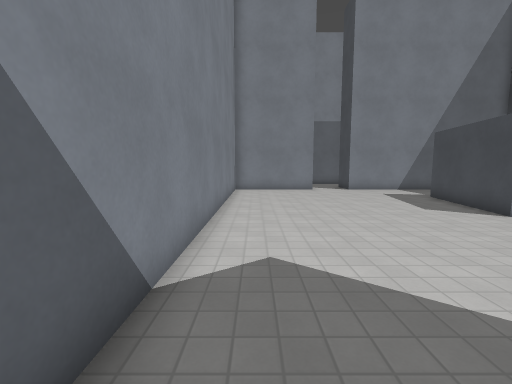
[1] (above)

17 first-person views from a walk through a Godot game level. The camera is 1.5 m above the floor, tilts 6° down and sees 90° across. The floor is counted in squares, 1 m on a side. Each view is taken from the middle of a square. On the plan, view 1 faces up. The plan holds only what a view shows up to about 13 squares ahead; the rest is blank. The place goes on beyond the plan. Characters and animated objects are not drawn. Surface patterns are stand-ins for the level's own textures.

[2]
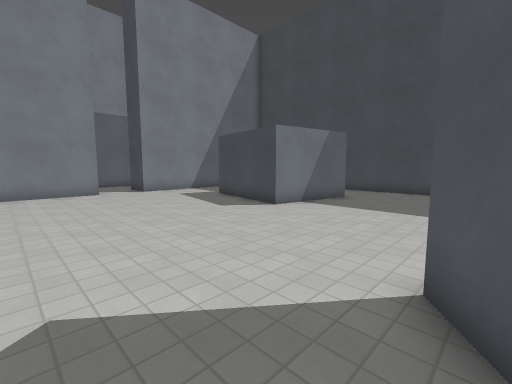

[3]
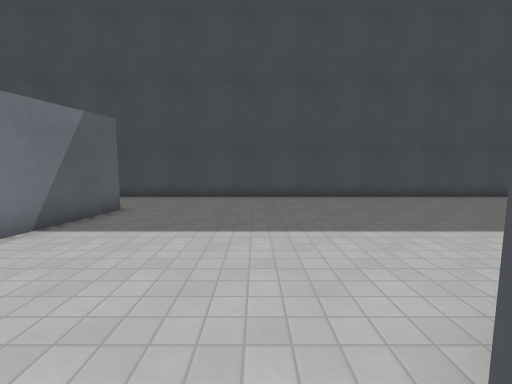

[4]
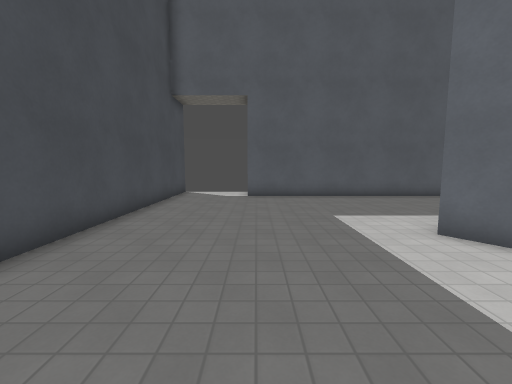

[5]
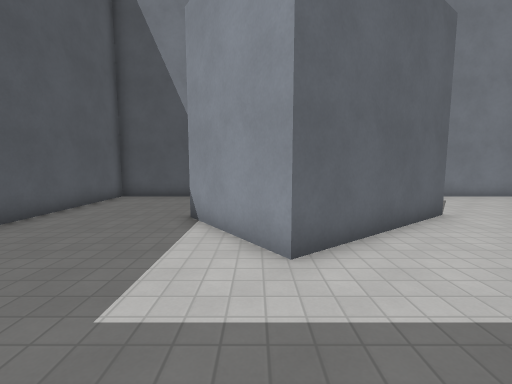

[6]
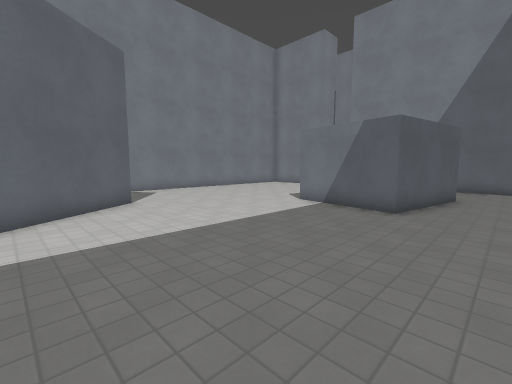

[7]
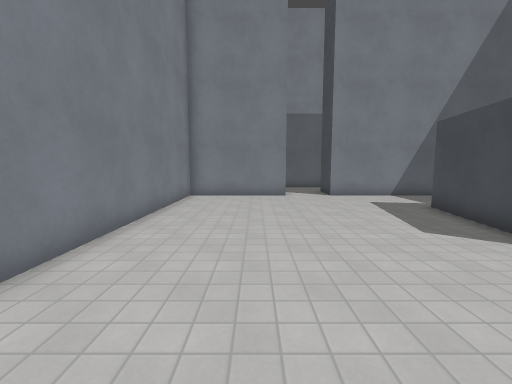

[8]
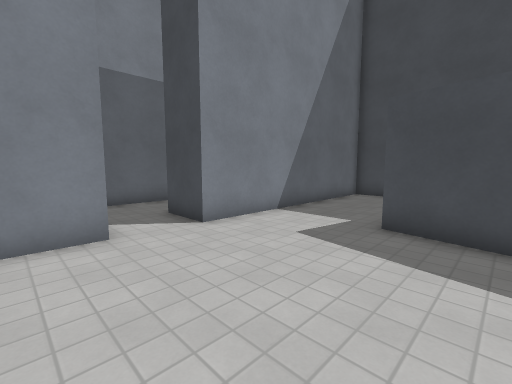

[9]
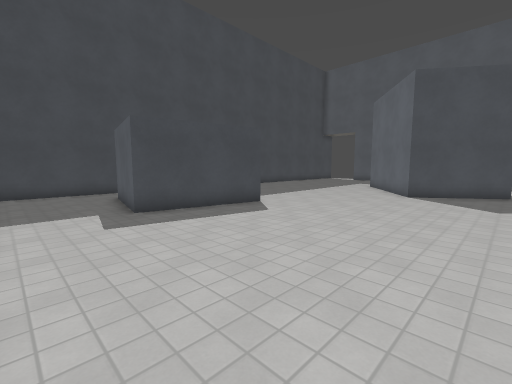

[10]
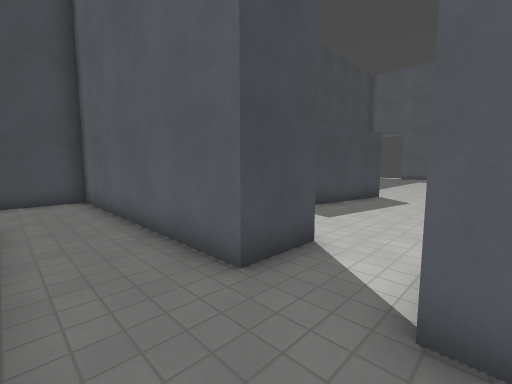

[11]
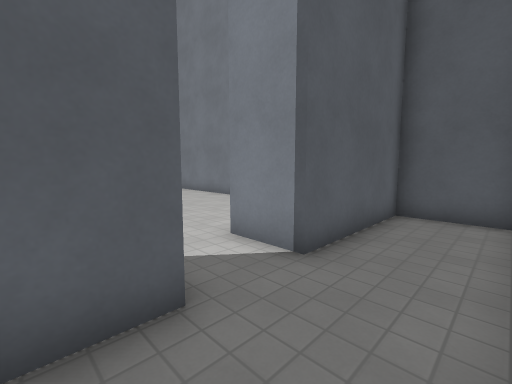

[12]
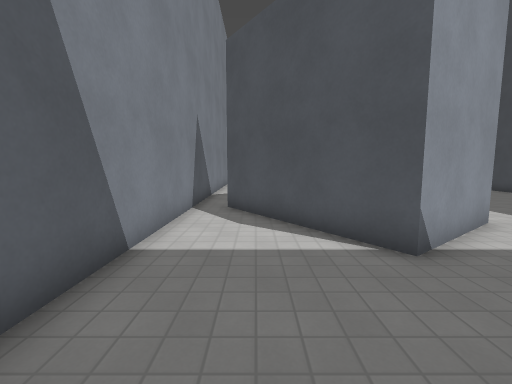

[13]
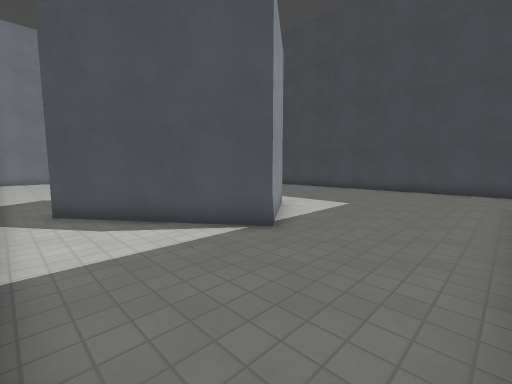

[14]
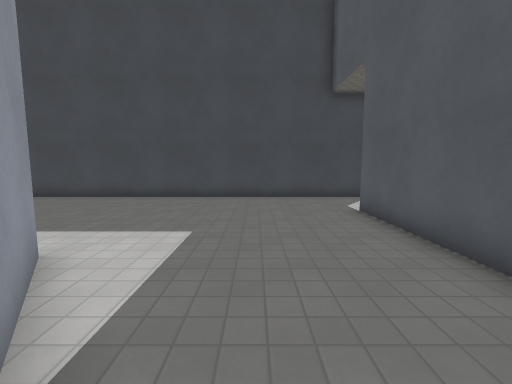

[15]
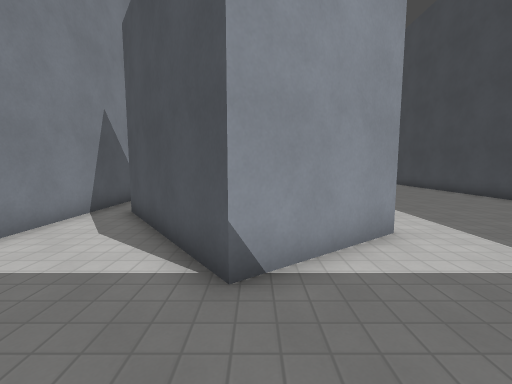

[16]
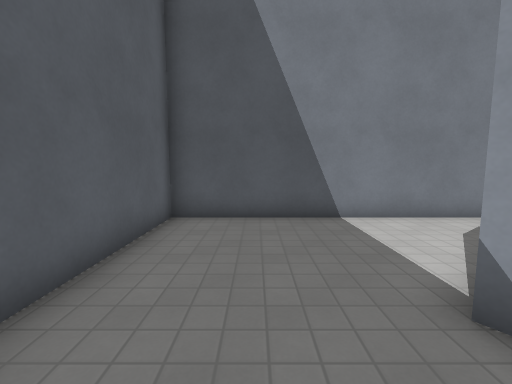

[17]
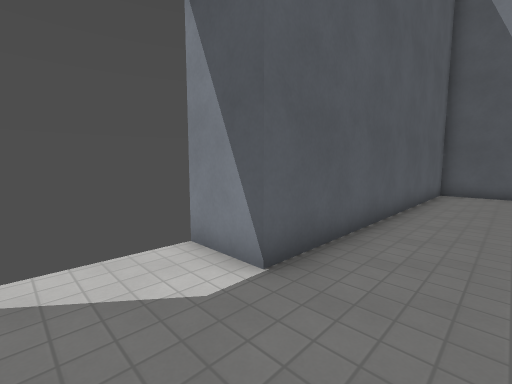

### Floor plan
Points are (right, up) in squares from view 1. A wall is a line through its corners. A room is listed if a view was taken in it or the views show most of it. See-through windows are left out.
Room 1 (views 1, 2, 3, 4, 5, 6, 7, 8, 9, 12, 13, 14, 15, 16, 17)
walls: (3.4, 1.6) (7.1, -3.4) (3.7, -5.9) (0, -0.8) (3.4, 1.6); (7.4, 7.3) (8.3, 12.1) (12.4, 11.3) (11.5, 6.6) (7.4, 7.3); (15, 11.4) (15, 15.7) (5.7, 15.7); (3.5, 15.7) (-1.3, 15.7) (-1.3, -10.4) (11.4, -10.4) (11.4, -12.5); (15, -12) (15, 8.5)
ways out: opening at (4.5, 16.5) to room 2
Room 2 (views 10, 11)
walls: (5.7, 15.7) (5.7, 17.6) (15, 17.6) (15, 20.1); (-1.3, 20.1) (-1.3, 17.6) (3.5, 17.6) (3.5, 15.7)
ways out: opening at (4.5, 16.5) to room 1

Positions as (right, up) in squares from view 1, and headings:
1: (0, 0), facing up
2: (0, 1), facing up-right
3: (3, 2), facing right
4: (11, 2), facing down
5: (11, -4), facing left
6: (14, -2), facing up-left
7: (2, 3), facing up
8: (2, 10), facing up-right
9: (0, 15), facing down-right
10: (3, 20), facing down-right
11: (7, 20), facing down-left
12: (1, -10), facing up
13: (-1, -10), facing up-right
14: (3, -7), facing right
15: (4, -9), facing up
16: (6, -8), facing left
17: (14, -8), facing down-left
